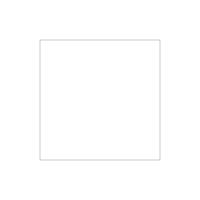

Write Python code to recreate this figure.
import argparse
import drawsvg as draw
from numpy import array, sqrt, pi, log
from math import floor, ceil

class SimpleMaker:

    ## 比例尺：20 对应 0.5，40 对应 1

    def GenerateSimple(name, wire_length, size = 0):
        d = draw.Drawing(200,200,origin = 'center', displayInline = False)
        p = draw.Path(stroke_width=0.202, stroke='black', fill_opacity="0")

        simple_circuit = SimpleMaker(size)
        simple_circuit.makeSimple(p,wire_length)
        d.append(p)
        d.save_svg(name+".svg")

    def __init__(self,size = 0):

        self.size = size
        # self.line_width = 0.202
        self.line_width = 0.6
        self.spacing = 10
        self.pixel_scale = 3.77
        self.minimum_stitch_length = 2 * self.pixel_scale

    def makeSimple(self, path, wire_length, reverse=False):
        reverseF = -1 if reverse else 1
        if self.size > 0:
            #40单位对应1cm
            path.M(-60,-60)
            path.L(-60,60)
            path.L(60,60)
            path.L(60,-60)
            path.L(-60,-60)
                

        else:
            raise Exception("size must be >0")



    def drawStitches(self, p, x1, y1, x2, y2):
        dx = x2 - x1
        dy = y2 - y1
        length = sqrt((dx ** 2) + (dy ** 2))
        stittches = length/self.minimum_stitch_length

        for i in range (1, floor(stittches)):
            p.L (x1 + dx/stittches*i, y1 + dy/stittches*i)
        p.L(x2,y2)

if __name__=="__main__":
    SimpleMaker.GenerateSimple("square_3", -8, 10)
